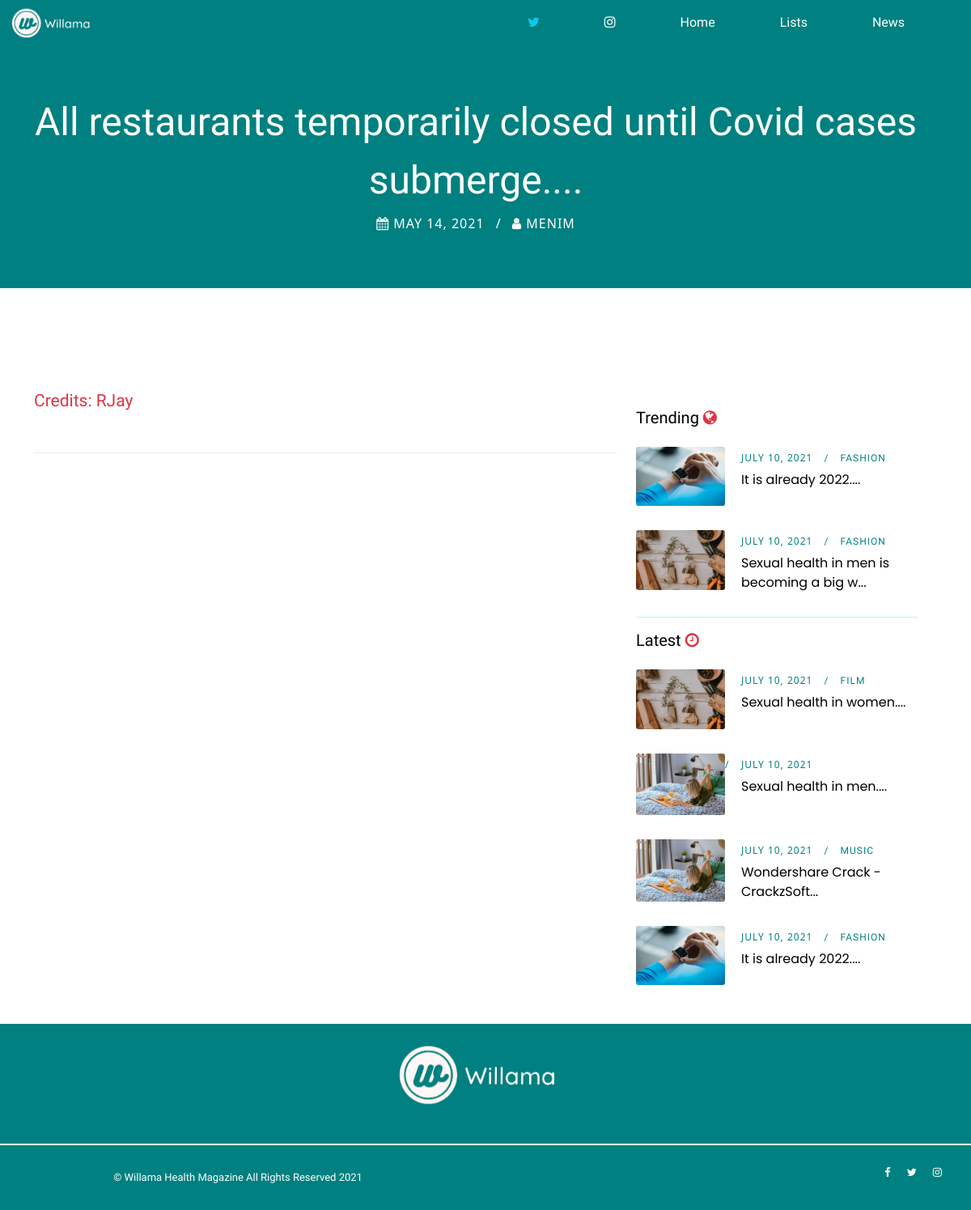
Page /willama_health/news/all-restaurants-temporarily-closed-until-covid-cases-submerge/ on the committed database.
### blog/models.py (models this page shows, shortened)
class News(models.Model):
    title       =   models.CharField(max_length=255, unique=True)
    blog_img    =   models.ImageField(upload_to="blog_pics/", null=True, blank=True)
    img_credits =   models.CharField(max_length=255, null=True)
    slug        =   models.SlugField(max_length=250, null=True, blank=True, unique=True)
    author      =   models.CharField(max_length=100, default='Menim')
    updated_on  =   models.DateTimeField(auto_now=True)
    body        =   tinymce_models.HTMLField()
    created_on  =   models.DateTimeField(auto_now_add=True)
    status      =   models.IntegerField(choices=STATUS, default=0)
    class Meta:
        ordering    =   ['-created_on']
        verbose_name_plural =   'News'

class Post(models.Model):
    title       =   models.CharField(max_length=255, unique=True)
    blog_img    =   models.ImageField(upload_to="blog_pics/", null=True, blank=True)
    img_credits =   models.CharField(max_length=255, null=True)
    slug        =   models.SlugField(max_length=250, null=True, blank=True, unique=True)
    author      =   models.CharField(max_length=100, default='Menim')
    updated_on  =   models.DateTimeField(auto_now=True)
    body        =   tinymce_models.HTMLField()
    created_on  =   models.DateTimeField(auto_now_add=True)
    status      =   models.IntegerField(choices=STATUS, default=0)
    blog_type   =   models.IntegerField(choices=TYPE, default=0)
    categories  =   models.ManyToManyField(Category, related_name='posts')
    class Meta:
        ordering    =   ['-created_on']

class Category(models.Model):
    title   =   models.CharField(max_length=20, unique=True, null=True)
    slug        =   models.SlugField(max_length=250, unique=True,null=True)
    class Meta:
        verbose_name_plural =   'categories'

### blog/views.py (the view)
# urls.py: path('willama_health/news/<slug:slug>/', views.news_detail, name='news-detail'),
def news_detail(request, slug, *args, **kwargs):
    post        =   News.objects.get(slug=slug)
    latest      =   Post.objects.order_by('-created_on')[0:4]
    adverts     =   Advert.objects.all()[0:1]
    trending    =   Post.objects.filter(blog_type=2).order_by('-created_on')[0:3]
    context     =   {
        "post": post,
        'latest':latest,
        'adverts':adverts,
        'trending':trending,
    }
    return render(request, "news_detail.html", context)

### blog/templates/news_detail.html (shortened to what this page needs)
{% extends "base.html" %} {% load crispy_forms_tags %} {% load static %} {% block title %}Willama Health Magazine - {{ post.title }}{% endblock %} {% block meta_description %}{{ post.body|slice:":200" }}{% endblock %} {% block content %}
<div class="breadcrumb-area bg-img bg-overlay jarallax">
    <div class="container h-100">
        <div class="row h-100 align-items-center">
            <div class="col-12">
                <div class="breadcrumb-content text-center">
                    <div class="breadcrumb-post-content">
                        <h2 class="post-title">{{ post.title|slice:":70"|safe }}...</h2>
                        <div class="post-meta">
                            <a href="#" style="text-decoration: none;"><i class="fa fa-calendar" aria-hidden="true"></i>
                                {{ post.created_on.date }}</a>
                            <a href="#" style="text-decoration: none;"><i class="fa fa-user" aria-hidden="true"></i>
                                {{ post.author }}</a>
                        </div>
                    </div>
                </div>
            </div>
        </div>
    </div>
</div>
<div class="roberto-news-area section-padding-100-0">
    <div class="container">
        <div class="row justify-content-center">
            <div class="col-12 col-lg-8">
                <div class="post-thumbnail mb-50">
                    <h4><a href="{{ post.img_credits }}" class="text-danger small">{{ post.img_credits }}</a></h4>
                </div>
                <div class="post-author-area d-flex align-items-center justify-content-between mb-50">
                </div>
            </div>
            <div class="col-12 col-sm-8 col-md-6 col-lg-4 py-5 section-padding-100-70">
                <div class="roberto-sidebar-area pl-md-4">
                    <div class="col-12 mb-4">
                        <h5>Trending <i class="fa fa-globe text-danger"></i></h5>
                    </div>
                    {% for post in trending %}
                    <div class="single-recent-post d-flex">
                        <div class="post-thumb">
                            {% if post.blog_img %}
                            <a href="#"><img src="{{ post.blog_img.url }}" alt=""></a>
                            {% endif %}
                        </div>
                        <div class="post-content">
                            <div class="post-meta">
                                <a href="#" class="post-author">{{ post.created_on.date }}</a>
                                {% for cat in post.categories.all %}
                                <a href="{% url 'blog_category' cat.slug %}" class="post-tutorial"
                                    style="font-family: 'Archivo Narrow', sans-serif;">{{ cat.title }}</a> {% endfor %}
                            </div>
                            <a href="{% url 'article-detail' post.slug %}" class="post-title"
                                style="font-family: 'Poppins', sans-serif;">{{ post.title|slice:":40"|safe }}...</a>
                        </div>
                    </div>
                    {% endfor %}
                    <hr class="bg-info">
                    <div class="col-12 mb-4">
                        <h5>Latest <i class="fa fa-clock-o text-danger"></i></h5>
                    </div>
                    {% for post in latest %}
                    <div class="single-recent-post d-flex">
                        <div class="post-thumb">
                            {% if post.blog_img %}
                            <a href="#"><img src="{{ post.blog_img.url }}" alt=""></a>
                            {% endif %}
                        </div>
                        <div class="post-content">
                            <div class="post-meta">
                                <a href="#" class="post-author">{{ post.created_on.date }}</a>
                                {% for cat in post.categories.all %}
                                <a href="{% url 'blog_category' cat.slug %}" class="post-tutorial"
                                    style="font-family: 'Archivo Narrow', sans-serif;">{{ cat.title }}</a> {% endfor %}
                            </div>
                            <a href="{% url 'article-detail' post.slug %}" class="post-title"
                                style="font-family: 'Poppins', sans-serif;">{{ post.title|slice:":40"|safe }}...</a>
                        </div>
                    </div>
                    {% endfor %}
                </div>
            </div>
        </div>
    </div>
</div>
{% endblock content %}

### static/css/design.css (style rules this page uses)
* { margin: 0; padding: 0; max-width: 100%; box-sizing: border-box; }
body { font-family: "Poppins", sans-serif; font-size: 14px; }
h1, h2, h3, h4, h5, h6 { font-family: "Archivo Narrow", sans-serif; color: #000000; line-height: 1.3; font-weight: 500; }
img { height: auto; max-width: 100%; }
.bg-img { background-position: center center; background-size: cover; background-repeat: no-repeat; }
.mb-50 { margin-bottom: 50px !important; }
.section-padding-100-0 { padding-top: 100px; padding-bottom: 0; }
.section-padding-100-70 { padding-top: 100px; padding-bottom: 70px; }
.breadcrumb-area { position: relative; background: teal; background-size: cover; z-index: 1; height: 300px; }
.breadcrumb-content { position: relative; z-index: 1; }
.roberto-news-area a { color: #000000; text-decoration: none; }
.breadcrumb-post-content { position: relative; z-index: 1; }
.breadcrumb-post-content .post-title { font-size: 48px; line-height: 1.5; display: block; margin-bottom: 5px; color: #ffffff; }
.breadcrumb-post-content .post-meta { position: relative; z-index: 1; margin-bottom: 10px; }
.breadcrumb-post-content .post-meta a { position: relative; z-index: 1; font-size: 16px; color: #ffffff; display: inline-block; margin-right: 30px; letter-spacing: 1px; text-transform: uppercase; }
.breadcrumb-post-content .post-meta a:last-child { margin-right: 0; }
.breadcrumb-post-content .post-meta a:last-child::before { content: '/'; position: absolute; top: 0; left: -20px; z-index: 1; }
.post-author-area { position: relative; z-index: 1; border-top: 1px solid #ebebeb; padding-top: 10px; }
.single-recent-post { position: relative; z-index: 1; margin-bottom: 30px; }
.single-recent-post:last-child { margin-bottom: 0; }
.single-recent-post .post-thumb { -webkit-box-flex: 0; -ms-flex: 0 0 110px; flex: 0 0 110px; max-width: 110px; width: 110px; margin-right: 20px; }
.single-recent-post .post-thumb img { border-radius: 3px; }
.single-recent-post .post-content .post-title { font-size: 16px; display: block; margin-bottom: 0; }
.single-recent-post .post-content .post-meta { position: relative; z-index: 1; margin-bottom: 5px; }
.single-recent-post .post-content .post-meta a { position: relative; z-index: 1; font-size: 12px; color: teal; display: inline-block; margin-right: 30px; letter-spacing: 1px; text-transform: uppercase; }
.single-recent-post .post-content .post-meta a:last-child { margin-right: 0; }
.single-recent-post .post-content .post-meta a:last-child::before { content: '/'; position: absolute; top: 0; left: -20px; z-index: 1; }
.post-meta a { text-decoration: none; }

### rows in the picture
News: title "All restaurants temporarily closed until Covid cases submerge.", created_on "MAY 14, 2021", author "MENIM", img_credits "Credits: RJay"
Post: blog_img (picture), created_on "JULY 10, 2021", title "It is already 2022."
Category: title "FASHION"
Post: blog_img (picture), created_on "JULY 10, 2021", title "Sexual health in men is becoming a big w"
Post: blog_img (picture), created_on "JULY 10, 2021", title "Sexual health in women."
Category: title "FILM"
Post: blog_img (picture), created_on "JULY 10, 2021", title "Sexual health in men."
Post: blog_img (picture), created_on "JULY 10, 2021", title "Wondershare Crack - CrackzSoft"
Category: title "MUSIC"
